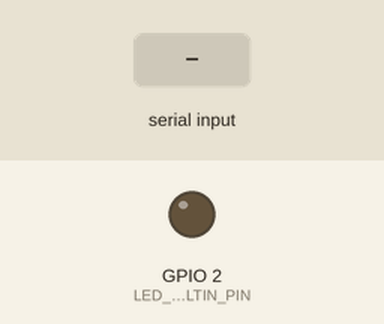
This sketch was run on a simulated ESP32. On the bench: output pins drawn as LEDs (lit = HIGH). The test bench sets the inputs (shaded band). Pins used as bus, display or sensor lines are not drawn; what the sketch prints to the serial monitor is not drawn.

Above: at 1.2 s.
1.3 s: "SINGLE\n" received over Serial
2.9 s: "1\n" received over Serial
Timing chart, 0 to 5.9 s (numbered marks = the images above; inputs shaded):
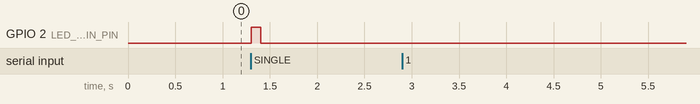

The sketch:

arduino-trigger.ino
```cpp
const int LED_BUILTIN_PIN = 2;
const int TRIGGER_TTL_PIN = 23;
const int DURATION_MS = 100;

String incomingString = "";

void setup() {
  Serial.begin(115200);

  pinMode(LED_BUILTIN_PIN, OUTPUT);
  pinMode(TRIGGER_TTL_PIN, OUTPUT);

  digitalWrite(TRIGGER_TTL_PIN, LOW);

  Serial.println("ESP32 pronto. Envie 'SINGLE' via Serial para ativar.");
}

void loop() {
  while (Serial.available()) {
    char incomingChar = Serial.read();

    if (incomingChar == '\n') {
      incomingString.trim();
      incomingString.toUpperCase();

      Serial.print("Comando Recebido: ");
      Serial.println(incomingString);

      if (incomingString.equals("SINGLE")) {
        activate_trigger_and_blink();
      } else {
        Serial.println("Comando inválido. Use 'SINGLE'.");
      }

      incomingString = "";
    } else {
      incomingString += incomingChar;
    }
  }
}

void activate_trigger_and_blink() {
  digitalWrite(TRIGGER_TTL_PIN, HIGH);

  digitalWrite(LED_BUILTIN_PIN, HIGH);

  delay(DURATION_MS);

  digitalWrite(TRIGGER_TTL_PIN, LOW);

  digitalWrite(LED_BUILTIN_PIN, LOW);

  Serial.println("Ação concluída: LED piscou e Trigger TTL foi disparado.");
}
```

Measured:
- after the input at 1.3 s, GPIO 2 (LED_BUILTIN_PIN): LOW → HIGH at once, → LOW 0.10 s later
- after the input at 2.9 s, every drawn part: stays the same
